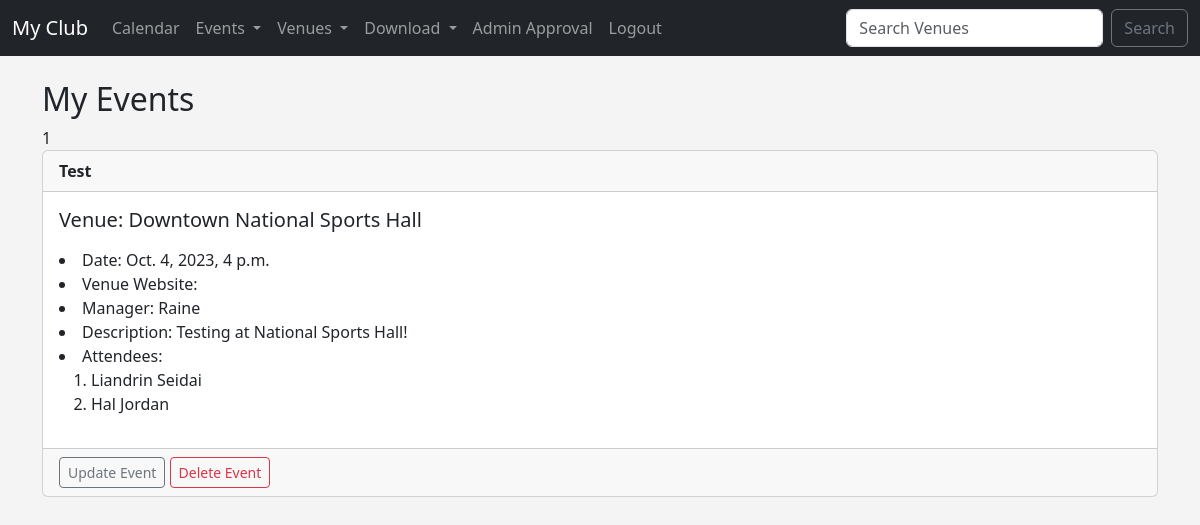
The app's page /my_events (signed in), older data.
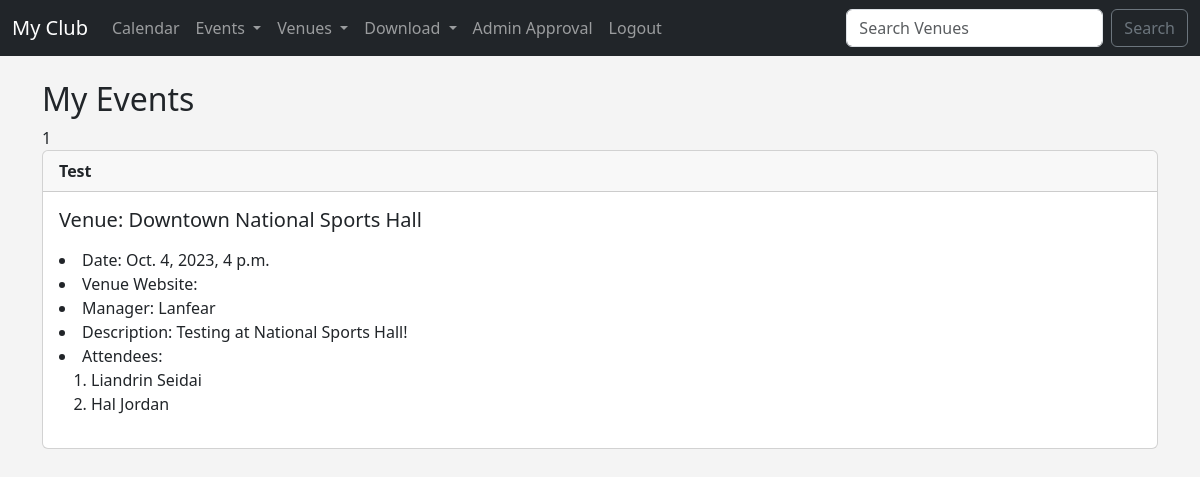
The same page, newer data.
### events/models.py (models this page shows, shortened)
class Event(models.Model):
	name = models.CharField('Event Name', max_length = 120)
	event_date = models.DateTimeField('Event Date')
	venue = models.ForeignKey(Venue, blank = True , null = True, on_delete = models.CASCADE)
	manager = models.ForeignKey(User, blank = True, null = True, on_delete = models.SET_NULL)
	description = models.TextField(blank = True)
	attendees = models.ManyToManyField(MyClubUser, blank = True)
	approved = models.BooleanField('Approved', default = False)
	def __str__(self):
		return self.name

class Venue(models.Model):
	name = models.CharField('Venue Name', max_length = 120)
	address = models.CharField(max_length = 300)
	zip_code = models.CharField('Zip Code',max_length = 15)
	phone = models.CharField('Contact Phone',max_length = 15, blank = True)
	web = models.URLField('Website Address', blank = True)
	email_address = models.EmailField('Email Address', blank = True)
	owner = models.IntegerField("Venue Owner", blank = False, default = 1)
	venue_image = models.ImageField(null = True, blank = True, upload_to="images/")
	def __str__ (self):
		return self.name

### events/views.py (the view)
# urls.py: path('my_events', views.my_events, name = "my-events"),
def my_events(request):
	if request.user.is_authenticated:
		me = request.user.id
		events = Event.objects.filter(attendees=me)
		return render(request, 'events/my_events.html',
			{"me": me,
			"events": events})
	else:
		messages.success(request,("You aren't authorized to view this page."))
		return redirect('home')

### events/models.py (called while the page is built)
	def __str__ (self):
		return self.first_name + ' ' + self.last_name

### events/templates/events/my_events.html
{% extends 'events/base.html' %}
{% block content %}
	<h2>My Events</h2>
	{{ me }}
	{% for event in events %}
		<div class="card">
		  <div class="card-header">
		    <strong>{{ event }}</strong>
		  </div>
		  <div class="card-body">
		    <h5 class="card-title">Venue: {{ event.venue }}</h5>
		    <p class="card-text">
					<li>Date: {{ event.event_date }}</li>
					<li>Venue Website: {{ event.venue.web }}</li>
					<li>Manager: {{ event.manager }}</li>
					<li>Description: {{ event.description }}</li>
					<li>Attendees:
						<ol>
							{% for user in event.attendees.all%}
								<li>{{ user }}</li>
							{% endfor %}
						</ol>
					</li>
		    </p>
		  </div>
		  {% if user.is_authenticated %}
		    {% if user == event.manager %}
			  <div class="card-footer text-muted">
			  	<a href="{% url 'update-event' event.id %}" class="btn btn-outline-secondary btn-sm">Update Event</a>
			  	<a href="{% url 'delete-event' event.id %}" class="btn btn-outline-danger btn-sm">Delete Event</a>
			  </div>
			 {% endif %}
		  {% endif %}
		</div>
	{% endfor %}
{% endblock %}

Row changes from the older to the newer data that the page shows:
changed Event "Test": manager "Raine" → "Lanfear"; no longer shows "Update Event Delete Event"
